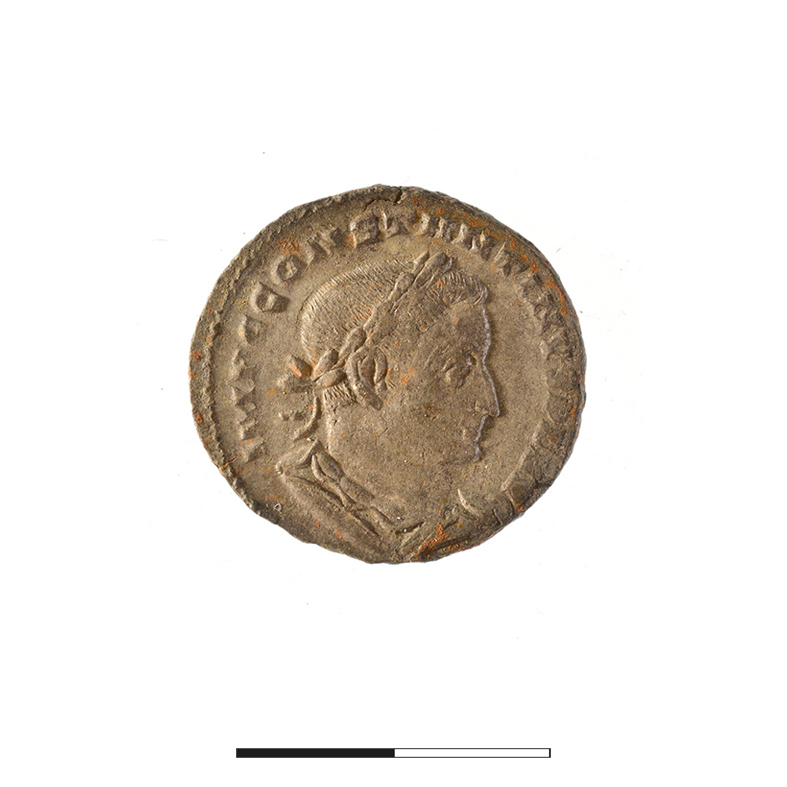
#> input picture data/10040 Droit.jpg, 787 x 787 px; its folder holds only this picture in this run
$ jupyter execute --allow-errors 'Data preprocessing 1.ipynb'   (older library calls are emulated)
#> lines starting #> are read from the running program, lines starting #| are printed output that depends on the picture; after the words box and inside, x2 and y2 are one past the last pixel; in counts of white or black regions, pixels touching at a corner belong together
### ImageProcessing/processing.py
import numpy as np
import cv2
import matplotlib.pyplot as plt

from skimage.restoration import denoise_tv_chambolle


# [11 lines left out: function preprocess, not called in this run]


def cropToCoin(imgPath:str)-> np.ndarray:
    #Lecture
    img = cv2.imread(imgPath,cv2.IMREAD_COLOR)
    img = cv2.cvtColor(img, cv2.COLOR_BGR2RGB)

    #Couper le bas 100 pixel
    deltaL = 100
    img = img[:-deltaL,:]

    #Convesrion en gris
    gray = cv2.cvtColor(img, cv2.COLOR_RGB2GRAY)
    ret,thresh1 = cv2.threshold(gray,253,255,cv2.THRESH_BINARY)

    #Calcul du centre de masse
    mass_x, mass_y = np.where(thresh1 <= 0)
    cent_x = np.average(mass_x)
    cent_y = np.average(mass_y)

    ### Recadrage
    SidePixel = 360
    pixG = int(cent_x - SidePixel/2)
    pixD = int(cent_x + SidePixel/2)
    pixH = int(cent_y - SidePixel/2)
    pixB = int(cent_y + SidePixel/2)

    return img[pixG:pixD,pixH:pixB]


# [20 lines left out: function getContour, not called in this run]

### Data preprocessing 1.ipynb
# Data preprocessing
Mise en forme des données avant le traitement par l'algorithme

### Image de base
On souhaite recadrer l'image pour utiliser l'algorithme uniquement sur la pièce

[cell 1]
import matplotlib.pyplot as plt
import numpy as np
import cv2

plt.rcParams['figure.figsize'] = [10, 5]
plt.rcParams['figure.dpi'] = 100

###Importation de l'image
imagePath = "data/19_Droit.jpg"
img = cv2.imread(imagePath,cv2.IMREAD_COLOR)
#> (the rest of this cell did not finish here and is left out)

[cell 2]
##### CROP le bas de l'image
plt.subplot(1,2,1)
#> (the rest of this cell did not finish here and is left out)

#> (a cell that did not finish here is left out)

#> (a cell that did not finish here is left out)

[cell 5]
### Recadrage
SidePixel = 360

#> (the rest of this cell did not finish here and is left out)

[cell 6]
### Implémentation dans ImageProcessing
import ImageProcessing.processing as pr

#> (the rest of this cell did not finish here and is left out)

[cell 7]
#Récuperer la liste des pièces
import os

listeCoin = []
basepath = 'data/'
for entry in os.listdir(basepath):
    if os.path.isfile(os.path.join(basepath, entry)):
        listeCoin.append(basepath + entry)

N = len(listeCoin)

[cell 8]
### Test sur plusieurs pièces
Idx = np.random.randint(0,N,size = 5)


#> (the rest of this cell did not finish here and is left out)

#> call 2 of cropToCoin, with imgPath = 'data/10040 Droit.jpg'
#> in cropToCoin, img is the input picture: shape (787, 787, 3); mean B, G, R 222.9, 228.4, 233.1
#> in cropToCoin (call 2), `img = img[:-deltaL,:]`:
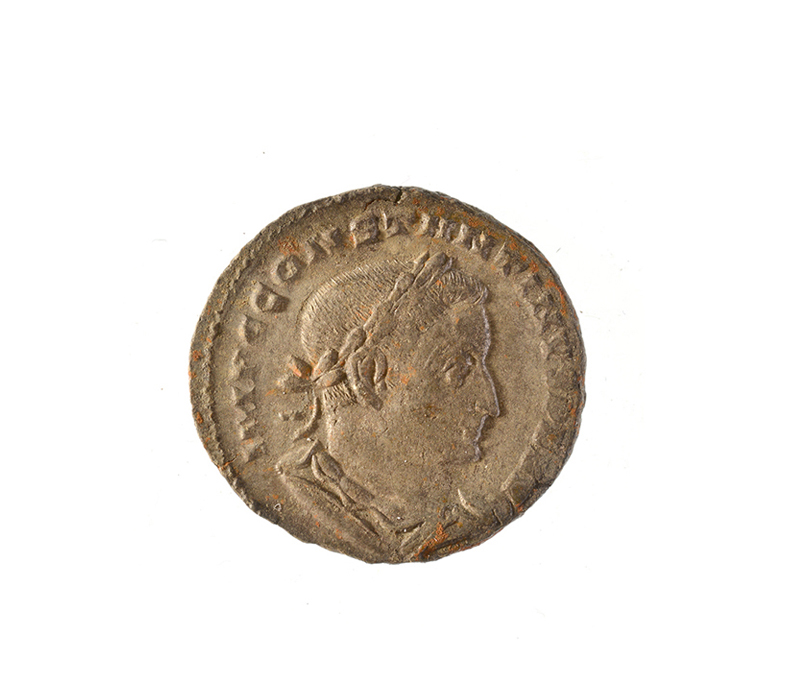
#> img: shape (687, 787, 3); mean R, G, B 230.7, 225.3, 219
#> in cropToCoin (call 2), `gray = cv2.cvtColor(img, cv2.COLOR_RGB2GRAY)`:
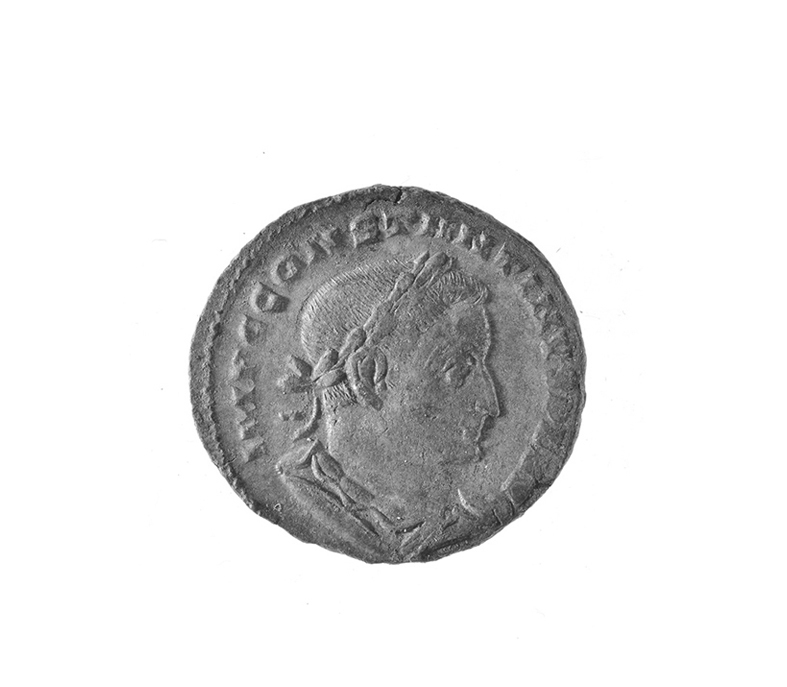
#> gray: shape (687, 787); min 20, max 255, mean 226.2
#> in cropToCoin (call 2), `ret,thresh1 = cv2.threshold(gray,253,255,cv2.THRESH_BINARY)`:
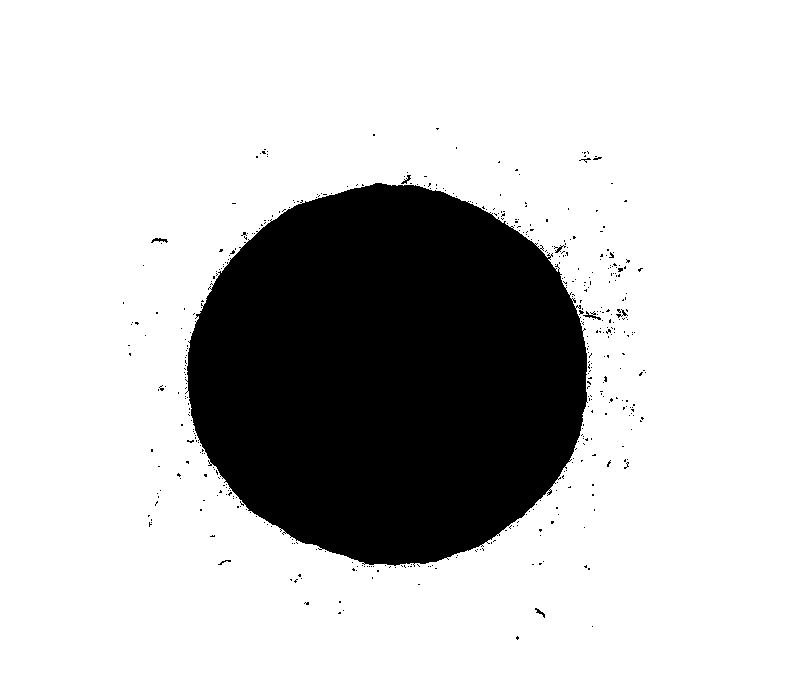
#> thresh1: shape (687, 787); 77.8% white; 464 black regions (456 under 20 px), largest, box (x1, y1, x2, y2) and area: (185, 183, 588, 567) 118804, (583, 311, 601, 320) 55, (151, 238, 168, 243) 44
#> in cropToCoin (call 2), `cent_x = np.average(mass_x)`: cent_x = 373.9
#> in cropToCoin (call 2), `cent_y = np.average(mass_y)`: cent_y = 389.3
#> in cropToCoin (call 2), `pixG = int(cent_x - SidePixel/2)`: pixG = 193
#> in cropToCoin (call 2), `pixD = int(cent_x + SidePixel/2)`: pixD = 553
#> in cropToCoin (call 2), `pixH = int(cent_y - SidePixel/2)`: pixH = 209
#> in cropToCoin (call 2), `pixB = int(cent_y + SidePixel/2)`: pixB = 569
#> in cropToCoin (call 2), `return img[pixG:pixD,pixH:pixB]`:
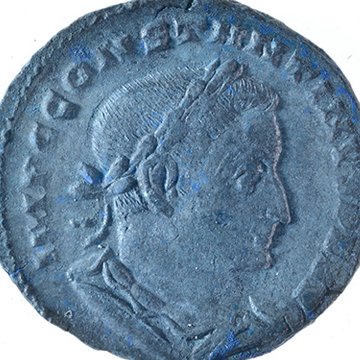
#> returned value: shape (360, 360, 3); mean of channels 0, 1, 2 159.1, 137.4, 112.2; drawn as B, G, R
